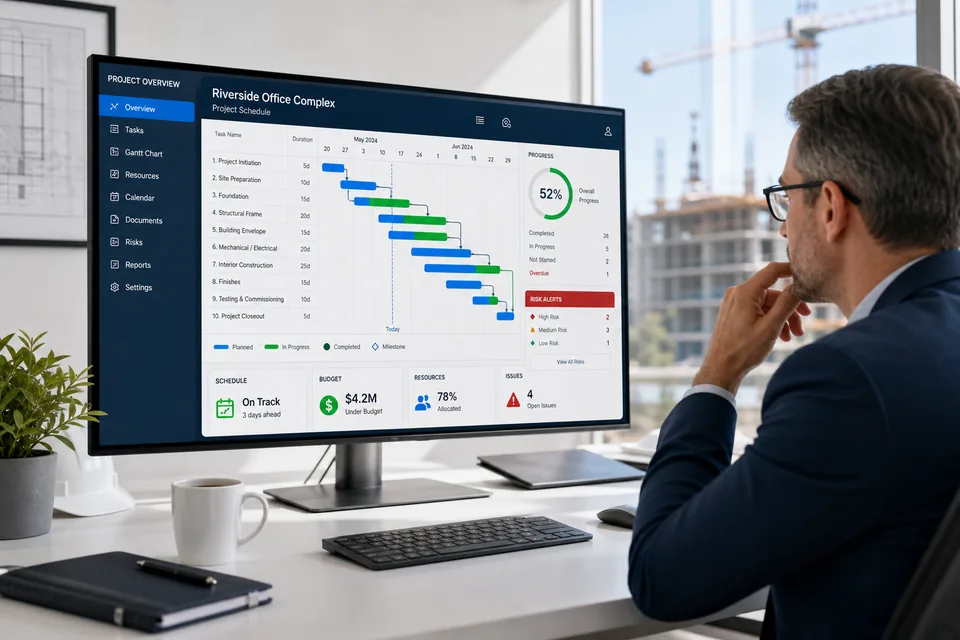
#> input picture other-projects/xiaoliang/dev/release/src/assets/generated/agent-construction.webp, 960 x 640 px
$ python -i optimize_assets.py   (imports and definitions only)
#> lines starting #> are read from the running program, lines starting #| are printed output that depends on the picture
"""Convert source artwork into web-sized WebP under src/assets/generated.

The landing page ships its imagery in the Vite bundle rather than proxying it
through OSS: the production bucket is private, so a static build cannot embed a
durable URL, and a redirect hop per image would be slower than letting nginx
serve hashed, long-cached files.

Sources are 1.5-2 MB PNGs; at the widths we actually render them, WebP brings
the whole page under a megabyte.

    python scripts/optimize_assets.py           # only rebuild stale outputs
    python scripts/optimize_assets.py --force
"""

from __future__ import annotations

import argparse
from dataclasses import dataclass
from pathlib import Path

from PIL import Image, ImageChops, ImageOps

RELEASE_ROOT = Path(__file__).resolve().parents[1]
REPO_ROOT = RELEASE_ROOT.parents[1]
WEB_PUBLIC = REPO_ROOT / "my-projects" / "xiaoliangweb-main" / "xiaoliangweb-main" / "public"
OUT_DIR = RELEASE_ROOT / "src" / "assets" / "generated"


@dataclass(frozen=True)
class Asset:
    source: Path
    name: str
    max_width: int
    quality: int = 82
    # Marks carry uneven margins that stop a logo row from sharing one optical
    # height, so they get trimmed to their ink before anything else.
    trim: bool = False
    # BUCEA ships a white wordmark meant for a dark backdrop; on the light page
    # it has to be flipped to dark ink or it disappears.
    invert: bool = False
    # Logos sit on white and light grey panels, so they keep their alpha
    # instead of being baked onto one specific background colour.
    alpha: bool = False


ASSETS: tuple[Asset, ...] = (
    Asset(WEB_PUBLIC / "logo.png", "logo-xiaoliang", 480, 90, trim=True, alpha=True),
    Asset(WEB_PUBLIC / "quantity-agent.png", "agent-quantity", 960),
    # cost-agent.png in the source set is a corrupt stream; this HUD render
    # carries the cost/compliance panels and stands in for that capability.
    Asset(WEB_PUBLIC / "ai-hub-3d.png", "agent-cost", 960),
    Asset(WEB_PUBLIC / "review-agent.png", "agent-review", 960),
    Asset(WEB_PUBLIC / "construction-agent.png", "agent-construction", 960),
    Asset(WEB_PUBLIC / "baidu-qianfan-logo.png", "logo-qianfan", 420, 90, trim=True, alpha=True),
    Asset(
        WEB_PUBLIC / "bucea-logo.png",
        "logo-bucea",
        420,
        90,
        trim=True,
        invert=True,
        alpha=True,
    ),
)


def trim_margins(image: Image.Image) -> Image.Image:
    """Crop away a transparent or flat-white border."""
    bbox = image.getchannel("A").getbbox()
    if bbox is None:
        # Fully opaque source: fall back to differencing against white.
        rgb = image.convert("RGB")
        backdrop = Image.new("RGB", rgb.size, (255, 255, 255))
        bbox = ImageChops.difference(rgb, backdrop).getbbox()
    return image.crop(bbox) if bbox else image


# [77 lines left out: functions invert_ink, convert, main, not called in this run]


# [2 lines not run here, left out]

>>> import cv2
>>> picture = cv2.imread('../src/assets/generated/agent-construction.webp', cv2.IMREAD_GRAYSCALE)
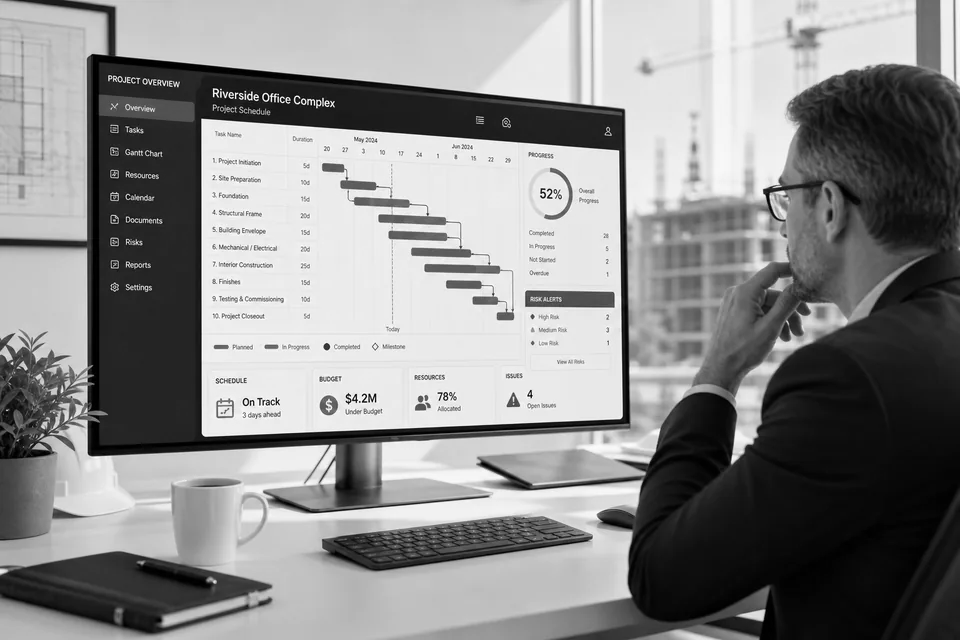
#> picture: shape (640, 960); min 0, max 255, mean 138.3
#> (the run stopped early here; a loop or call above may not have finished)

$ run again, on other-projects/xiaoliang/dev/release/src/assets/generated/agent-review.webp
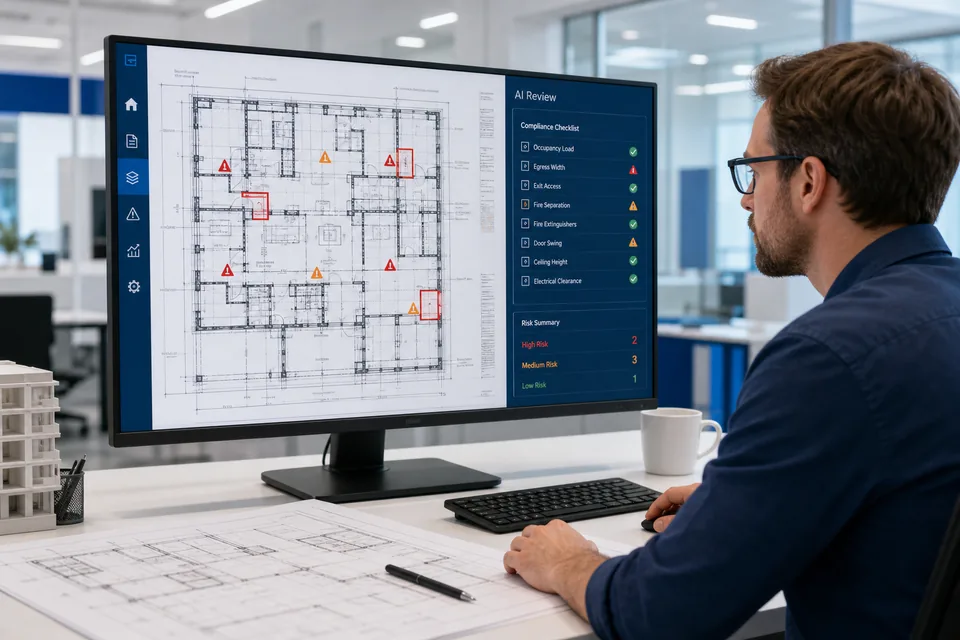
#> input picture other-projects/xiaoliang/dev/release/src/assets/generated/agent-review.webp, 960 x 640 px
#> `picture = cv2.imread('../src/assets/generated/agent-construction.webp'..`:
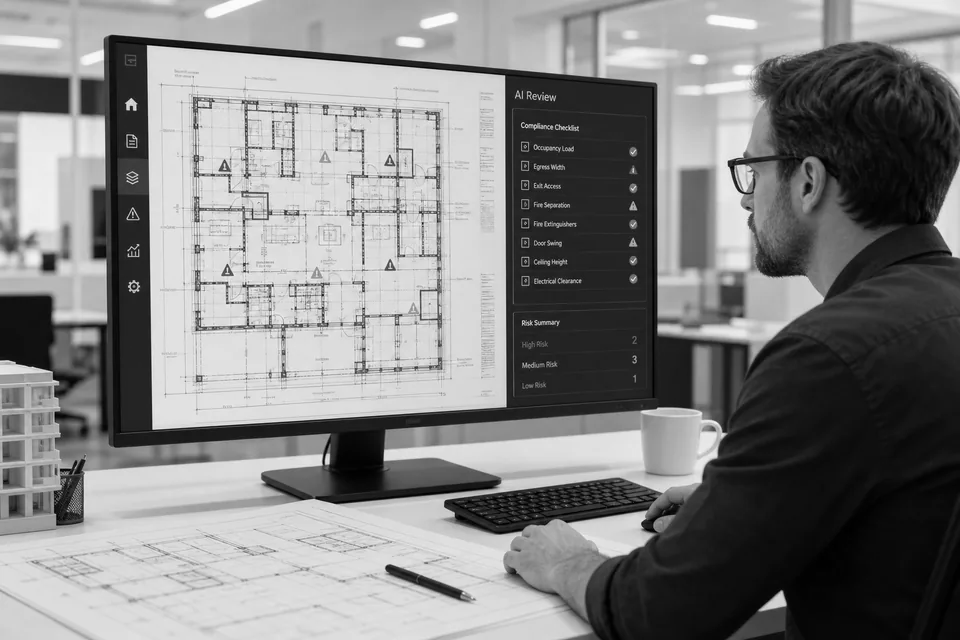
#> picture: shape (640, 960); min 0, max 254, mean 129.2
